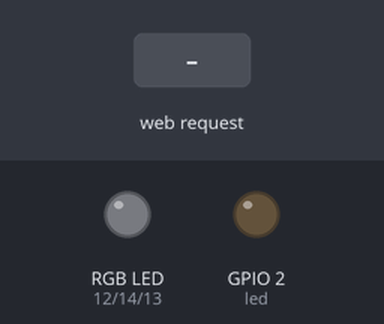
The sketch below on a simulated ESP32. Shown: an RGB LED mixed from three pins (HIGH = lit), output pins drawn as LEDs (lit = HIGH). The inputs (shaded band) are chosen by the test bench. Dim RGB values are drawn brighter than linear; WiFi joins after 1.5 s; servers stay silent unless stated; what the sketch prints to the serial monitor is not drawn.

Above: at 2.7 s.
2.8 s: HTTP request GET /Amarelo received
At 5.0 s:
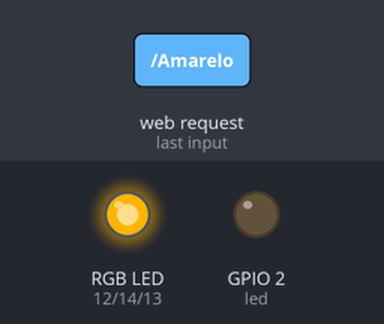
5.3 s: HTTP request GET /Verde received
At 6.9 s:
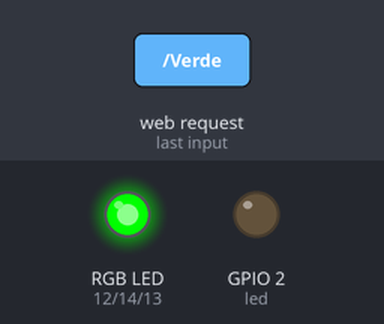
7.8 s: HTTP request GET /azul received
At 10.0 s:
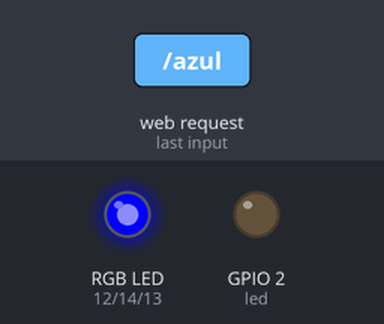
10.3 s: HTTP request GET /vermelho received
At 12.0 s:
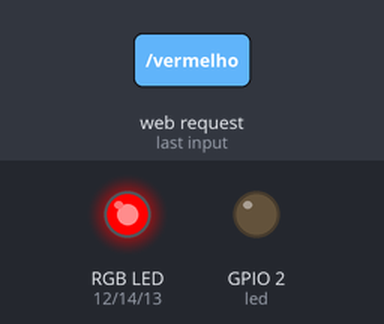
12.8 s: HTTP request GET /Roxo received
At 15.0 s:
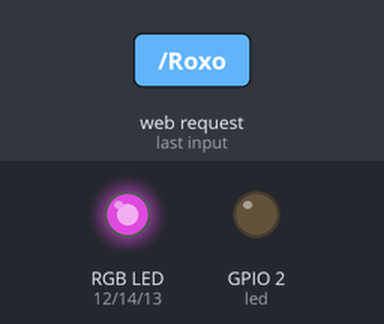
15.3 s: HTTP request GET /Amarelo received
At 17.0 s:
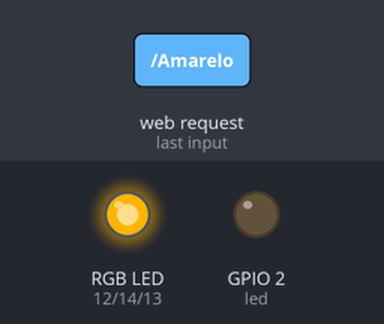
Timing chart, 0 to 18.5 s (numbered marks = the images above; inputs shaded):
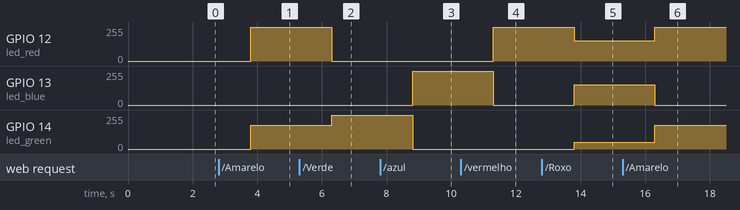

The sketch:

micmic.ino
```cpp
#include <WiFi.h>


#define led_red 12
#define led_blue 13
#define led_green 14
#define led 2

String ClientRequest;

WiFiServer server(80);

WiFiClient client;

String myresultat;

String ReadIncomingRequest()
{

  while(client.available())
  {
    ClientRequest = (client.readStringUntil('\r'));

    if ((ClientRequest.indexOf("HTTP/1.1")>0))
      myresultat = ClientRequest;
  }

  return myresultat;

}

void setup() {

  ClientRequest = "";

  pinMode(led_red, OUTPUT);
  pinMode(led_blue, OUTPUT);
  pinMode(led_green, OUTPUT);
  pinMode(led, OUTPUT);

  Serial.begin(115200);
  delay(10);

  Serial.println("START");

  WiFi.begin("rede", "senha");
  WiFi.softAP("rede", "senha");
  Serial.print("Access point running. IP address: ");
  Serial.print(WiFi.softAPIP());
  Serial.println("");

  while (WiFi.status() != WL_CONNECTED)
  {
    delay(500);
    Serial.print(".");
  }

  Serial.println("Connected");

  Serial.println("Your IP is");
  Serial.println((WiFi.localIP()));

  server.begin();

}

void loop() {

  client = server.available();

  if(!client)
    return;

  while(!client.available())
    delay(1);

  ClientRequest = (ReadIncomingRequest());

  ClientRequest.remove(0, 5);
  ClientRequest.remove(ClientRequest.length()-9,9);

  if (ClientRequest == "Amarelo")
  {
    analogWrite(led_red, 255);
    analogWrite(led_green, 180);
    analogWrite(led_blue, 0);}

  if (ClientRequest == "apagar")
  {
    analogWrite(led_red, 0);
    analogWrite(led_green, 0);
    analogWrite(led_blue, 0);}

  if (ClientRequest == "Verde")
    {
    analogWrite(led_red, 0);
    analogWrite(led_green, 255);
    analogWrite(led_blue, 0);
    }

  if (ClientRequest == "azul")
   {
    analogWrite(led_red, 0);
    analogWrite(led_green, 0);
    analogWrite(led_blue, 255);
    }

  if (ClientRequest == "vermelho")
{
    analogWrite(led_red, 255);
    analogWrite(led_green, 0);
    analogWrite(led_blue, 0);}

  if (ClientRequest == "Roxo")
{
    analogWrite(led_red, 153);
    analogWrite(led_green, 51);
    analogWrite(led_blue, 153);}


  client.println("HTTP/1.1 200 OK");
  client.println("Content-Type: text/html");
  client.println("");
  client.println("");
  client.println("");
  client.println("OK");
  client.println("");
  client.flush();
  client.stop();
  delay(1);


}
```

Measured:
- after the input at 2.8 s, GPIO 12 (led_red): 0/255 → 255/255 after 1.0 s; GPIO 14 (led_green): 0/255 → 180/255 after 1.0 s
- after the input at 5.3 s, GPIO 12 (led_red): 255/255 → 0/255 after 1.0 s; GPIO 14 (led_green): 180/255 → 255/255 after 1.0 s
- after the input at 7.8 s, GPIO 13 (led_blue): 0/255 → 255/255 after 1.0 s; GPIO 14 (led_green): 255/255 → 0/255 after 1.0 s
- after the input at 10.3 s, GPIO 12 (led_red): 0/255 → 255/255 after 1.0 s; GPIO 13 (led_blue): 255/255 → 0/255 after 1.0 s
- after the input at 12.8 s, GPIO 12 (led_red): 255/255 → 153/255 after 1.0 s; GPIO 13 (led_blue): 0/255 → 153/255 after 1.0 s; GPIO 14 (led_green): 0/255 → 51/255 after 1.0 s
- after the input at 15.3 s, GPIO 12 (led_red): 153/255 → 255/255 after 1.0 s; GPIO 13 (led_blue): 153/255 → 0/255 after 1.0 s; GPIO 14 (led_green): 51/255 → 180/255 after 1.0 s
